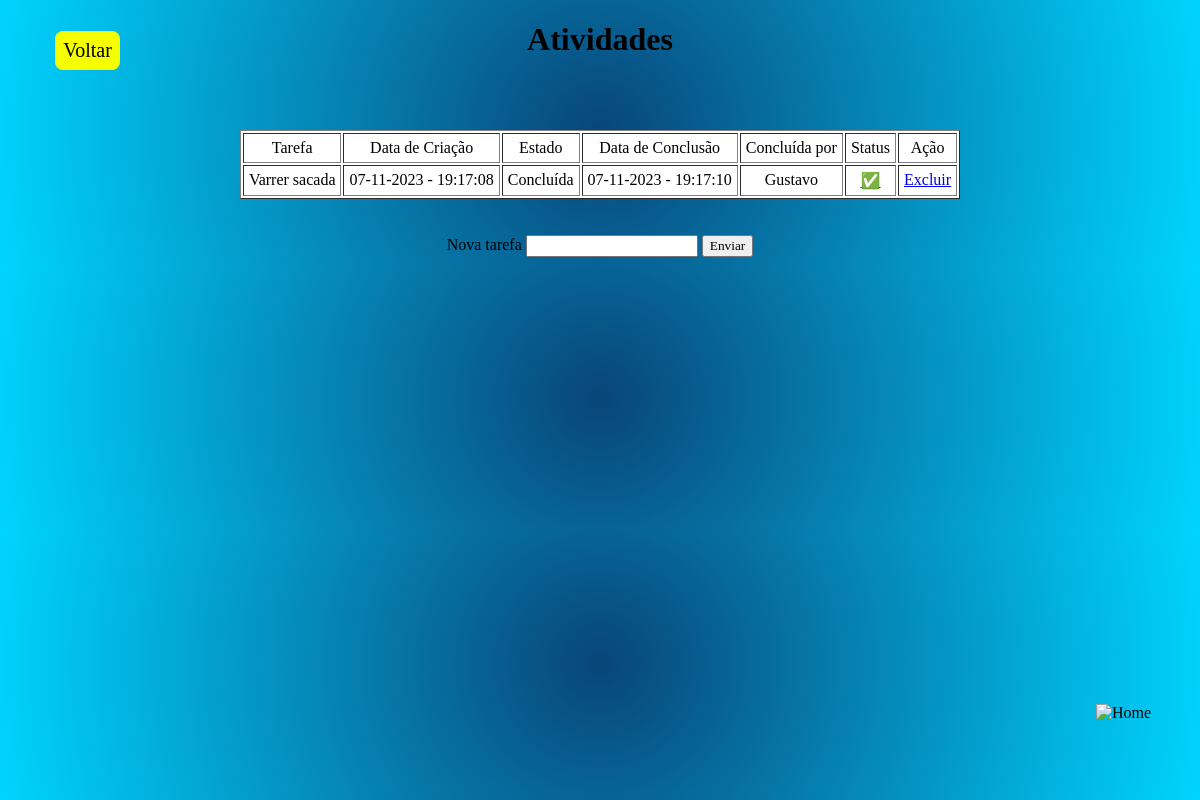
The page /tarefas (signed in) on the database its author committed.
### hms_softforge/models.py (models this page shows)
class Tarefa(database.Model):
    id = database.Column(database.Integer, primary_key=True)
    tarefa = database.Column(database.String, nullable=False)
    data = database.Column(database.DateTime, nullable=False, default=lambda: datetime.now())
    estado = database.Column(database.Boolean, nullable=False, default=False)
    concluido_por = database.Column(database.String, nullable=True)
    realizada_em = database.Column(database.DateTime, nullable=True)

### hms_softforge/routes.py (the view)
@app.route("/tarefas", methods=["GET", "POST"])
@login_required
def tarefas():
    tarefa = Tarefa.query.order_by(Tarefa.id).all()
    if current_user.cargo != "funcionario":
        form = FormNovaTarefa()
        if form.is_submitted():
            nova_tarefa = Tarefa(tarefa=form.tarefa.data)
            database.session.add(nova_tarefa)
            database.session.commit()
            return redirect(url_for('tarefas'))
        return render_template("tarefas.html", form=form, tarefa=tarefa)
    else:
        return render_template("tarefas.html", form=None, tarefa=tarefa)

### hms_softforge/forms.py
class FormNovaTarefa(FlaskForm):
    tarefa = StringField("Nova tarefa", validators=[DataRequired()])
    botao_confirmacao = SubmitField("Enviar")

### hms_softforge/models.py (called while the page is built)
@login_manager.user_loader
def load_usuario(id_usuario):
    return Usuario.query.get(int(id_usuario))

### hms_softforge/templates/tarefas.html (shortened to what this page needs)
<!DOCTYPE html>
<html lang="pt-br">
<head>
    <link rel="stylesheet" href="../static/css/styleTarefas.css" />
</head>
<body>
    <img src="../static/img/soft_forge_logo"
                alt="Home"
                width="80"
                height="80"
                class="img-logo"
            />
    <div class="main-container">
        <a class="btn-back" href="home">Voltar</a>
        <div class="content-container">
            <div class="title-box">
                <h1>Atividades</h1>
            </div>
            <div class="content-box">
                <table border="1" class="table">
                    <tr>
                        <td>Tarefa</td>
                        <td>Data de Criação</td>
                        <td>Estado</td>
                        <td>Data de Conclusão</td>
                        <td>Concluída por</td>
                        <td>Status</td>
                        <td>Ação</td>
                    </tr>
                    {% for atividade in tarefa %}
                    <tr>
                        <td>{{atividade.tarefa}}</td>
                        <td>{{atividade.data.strftime('%d-%m-%Y - %H:%M:%S')}}</td>
                        <td>{{'Concluída' if atividade.estado else 'Pendente'}}</td>
                        <td>{{atividade.realizada_em.strftime("%d-%m-%Y - %H:%M:%S") if atividade.realizada_em else '-'}}</td>
                        <td>{{atividade.concluido_por if atividade.realizada_em else '-'}}</td>
                        <td>
                            {% if atividade.estado %}
                                <a href="{{ url_for('mudar_estado', tarefa_id=atividade.id, novo_estado=0) }}">✅</a>
                            {% else %}
                                <a href="{{ url_for('mudar_estado', tarefa_id=atividade.id, novo_estado=1) }}">❌</a>
                            {% endif %}
                        </td>
                        <td>
                            <a href="{{ url_for('excluir_tarefa', tarefa_id=atividade.id) }}">Excluir</a>
                        </td>
                    </tr>
                    {% endfor %}
                </table>
                <br><br>
                {% if form %}
                    <form method="POST">
                    {{form.tarefa.label()}}
                    {{form.tarefa()}}
                    {{form.botao_confirmacao()}}
                    </form>
                {% endif %}
            </div>
        </div>
    </div>
</body>
</html>

### hms_softforge/static/css/styleTarefas.css (style rules this page uses)
* { font-family: 'Times New Roman', Times, serif; }
body { box-sizing: border-box; background: radial-gradient(circle, rgba(9,92,92,1) 0%, rgba(9,69,121,1) 0%, rgba(0,212,255,1) 100%); }
.main-container { position: relative; text-align: center; }
.btn-back { position: absolute; text-decoration: none; font-size: 20px; display: block; background-color: rgb(246, 255, 0); border-radius: 8px; padding: 8px; left: 4%; top: 4%; color: black; }
.content-box { text-align: center; display: inline-block; margin-top: 50px; }
.table { background-color: white; }
.table td { padding:5px; }
.img-logo { position: absolute; bottom: 2%; right: 2%; }

### rows shown on the page
Tarefa: tarefa "Varrer sacada", data "07-11-2023 - 19:17:08", estado "Concluída", realizada_em "07-11-2023 - 19:17:10", realizada_em+concluido_por "Gustavo"
